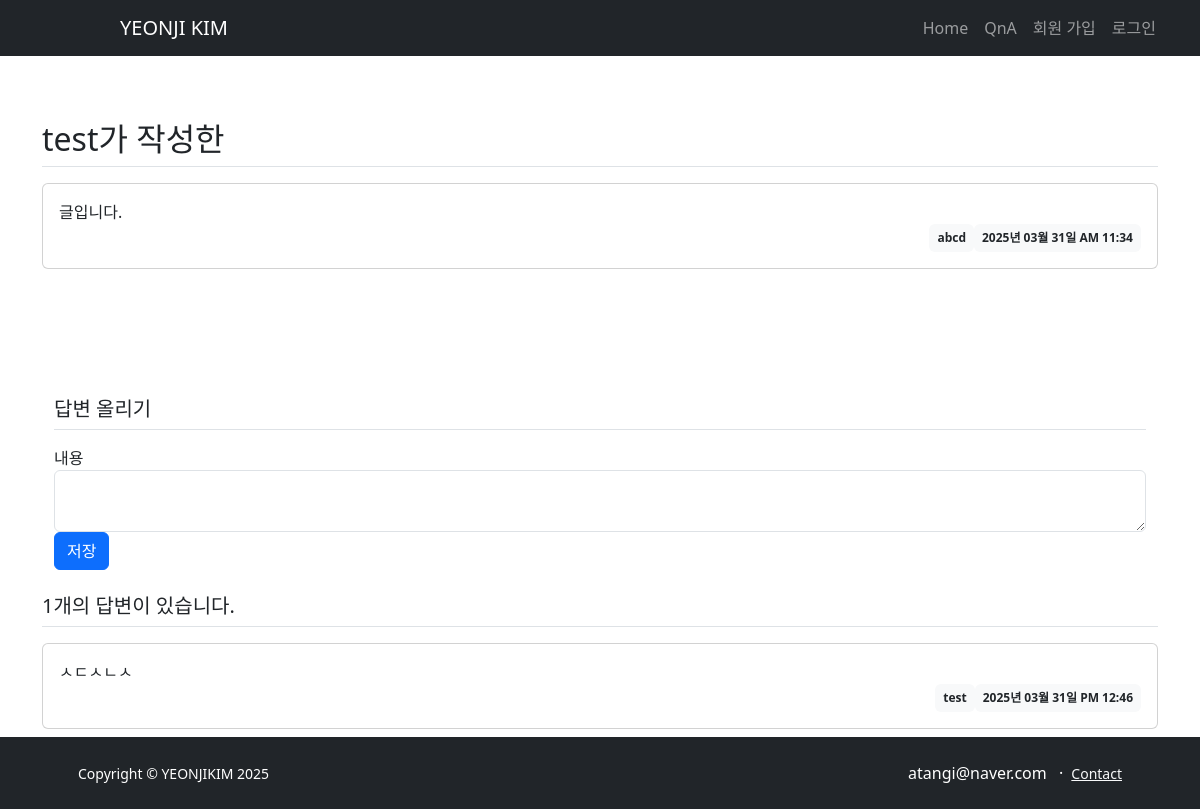
The app's page /board/details/37/ with its own data.
### board/models.py (models this page shows)
class Question(db.Model):
    id = db.Column(db.Integer, primary_key=True)
    subject = db.Column(db.String(200), nullable=False)
    content = db.Column(db.Text(), nullable=False)
    create_date = db.Column(db.DateTime(), nullable=False)
    user_id = db.Column(db.Integer, db.ForeignKey('user.id', ondelete='CASCADE'), nullable=True, server_default="1")
    user = db.relationship('User', backref=db.backref('question_set'))

class User(db.Model):
    id = db.Column(db.Integer, primary_key=True)
    username = db.Column(db.String(8), nullable=False, unique=True)
    password = db.Column(db.String(25), nullable=False)
    email = db.Column(db.String(100), unique=True, nullable=False)

class Answer(db.Model):
    id = db.Column(db.Integer, primary_key=True)
    question_id = db.Column(db.Integer, db.ForeignKey('question.id', ondelete='CASCADE'))
    question = db.relationship('Question', backref=db.backref('answer_set')) # question을 통해 answer_set
    content = db.Column(db.Text(), nullable=False)
    create_date = db.Column(db.DateTime(), nullable=False)
    user_id = db.Column(db.Integer, db.ForeignKey('user.id', ondelete='CASCADE'), nullable=False)
    user = db.relationship('User', backref=db.backref('answer_set'))  # user를 통해 answer_set

### board/views/board_views.py (the view)
@cbp.route('/details/<int:question_id>/')
def detail(question_id):
    question = Question.query.get_or_404(question_id)
    form = AnswerForm()
    return render_template('board/boardDetail.html', question=question, form=form, question_id=question_id)

### board/forms.py
class AnswerForm(FlaskForm):
    content = TextAreaField('내용', validators=[DataRequired()])

### board/views/auth_views.py (called while the page is built)
@auth.before_app_request
def load_logged_in_user():
    user_id = session.get('user_id')
    if user_id is None:
        g.user = None
    else:
        g.user = User.query.get(user_id)

### filters.py (called while the page is built)
def format_datetime(value, fmt='%Y년 %m월 %d일 %p %I:%M'):
    return value.strftime(fmt)

### templates/board/boardDetail.html (shortened to what this page needs)
{% extends 'base.html' %}
{% block content %}
<div class="container my-3">
    <h2 class="border-bottom py-2">{{ question.subject }}</h2>
    <div class="card my-3">
        <div class="card-body">
            <div class="card-text" style="white-space: pre-line;">{{ question.content }}</div>
            <div class="d-flex justify-content-end">
                <div class="badge bg-light text-dark p-2">
                    {{ question.user.username }}
                </div>
                <div class="badge bg-light text-dark p-2">
                    {{ question.create_date | date_time }}
                </div>
            </div>
        </div>
    </div>
    {% include 'answer/answerForm.html' %}
    <h5 class="border-bottom my-3 py-2">{{ question.answer_set|length }}개의 답변이 있습니다.</h5>
    {% for answer in question.answer_set %}
    <div class="card my-3">
        <div class="card-body">
            <div class="card-text" style="white-space: pre-line;">{{ answer.content }}</div>
            <div class="d-flex justify-content-end">
                <div class="badge bg-light text-dark p-2">
                   {{ answer.user.username }}
                </div>
                <div class="badge bg-light text-dark p-2">
                    {{ answer.create_date | date_time }}
                </div>
            </div>
        </div>
    </div>
    {% endfor %}
    <br>
    <br>
{% endblock %}

### records on screen
Question: subject "test가 작성한", content "글입니다.", create_date "2025년 03월 31일 AM 11:34"
User: user.username "abcd"
Answer: content "ㅅㄷㅅㄴㅅ", user.username "test", create_date "2025년 03월 31일 PM 12:46"

### other values on screen
{{ question.answer_set|length }} "1"
